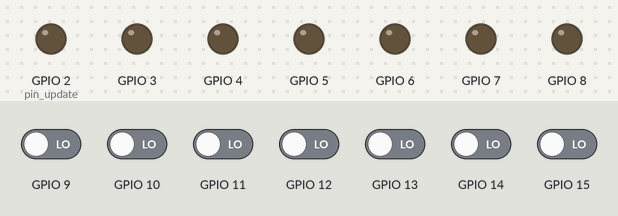
A sketch run on a simulated ESP32. On the bench: output pins drawn as LEDs (lit = HIGH). The inputs (shaded band) are chosen by the test bench; at power-on: GPIO 9–15 LOW. What the sketch prints to the serial monitor is not drawn.

Above: at 3.2 s.
3.3 s: GPIO 9 driven HIGH
At 3.9 s:
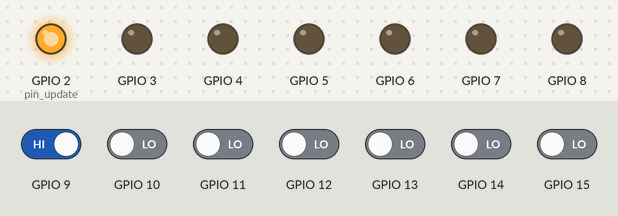
4.8 s: GPIO 10 driven HIGH
At 6.0 s:
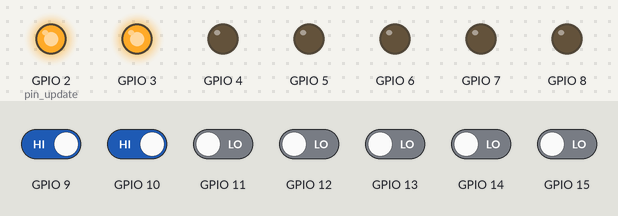
6.3 s: GPIO 11 driven HIGH
At 7.4 s:
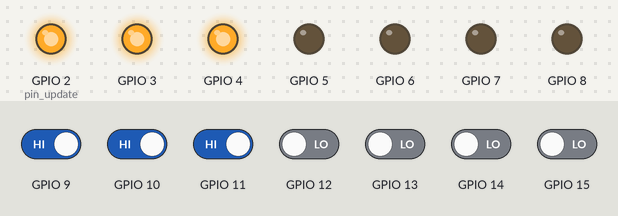
7.8 s: GPIO 12 driven HIGH
At 8.5 s:
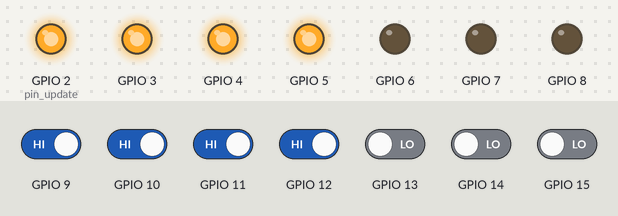
9.3 s: GPIO 13 driven HIGH
At 9.7 s:
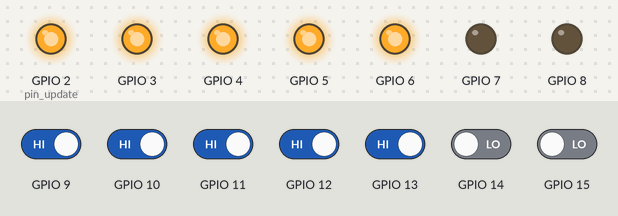
10.8 s: GPIO 14 driven HIGH
At 12.1 s:
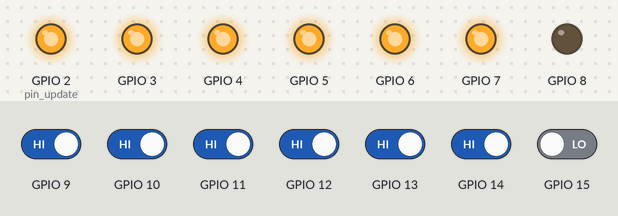
Timing chart, 0 to 13.3 s (numbered marks = the images above; inputs shaded):
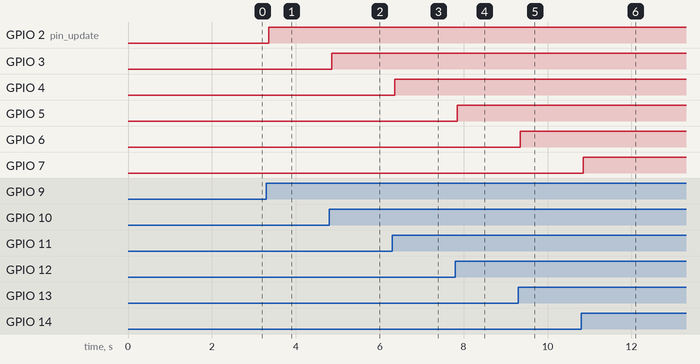

Measured:
- after the input at 3.3 s, GPIO 2 (pin_update): LOW → HIGH after 0.05 s
- after the input at 4.8 s, GPIO 3: LOW → HIGH after 0.05 s
- after the input at 6.3 s, GPIO 4: LOW → HIGH after 0.05 s
- after the input at 7.8 s, GPIO 5: LOW → HIGH after 0.05 s
- after the input at 9.3 s, GPIO 6: LOW → HIGH after 0.05 s
- after the input at 10.8 s, GPIO 7: LOW → HIGH after 0.05 s

The sketch:

arduino.ino
```cpp
/*
 * myTimerEvent() updated
 * we remove delay and replaced by changing
 * pin number
 */
#include "Ticker.h"
#include <Arduino_JSON.h>
#include <ArduinoJson.h>

//********************* Variables declaration **********************

JSONVar switch_status; // Last status of switch
JSONVar last_status; // Last status of switch


unsigned long lastDebounceTime[7]; // the last time the output pin was toggled - 6: the feedback numbers
unsigned long debounceDelay = 50; // the debounce time; increase if the output flickers - 25 = 50, 30 = 60...

int pin_update = 2;


void sendBlynk(int pin, int value){
  StaticJsonDocument<200> doc;
  doc["pin"] = pin;
  doc["value"] = value;
  serializeJson(doc, Serial);
}


void value99()
{
   int x = 0;
   for (int i=2; i<9; i++){
      if (digitalRead(i) == 1){
        x++;
      }
   }
   sendBlynk(99, x);
}


void myTimerEvent()
{
   sendBlynk(pin_update, digitalRead(pin_update));
   value99();
   pin_update++;
   if (pin_update==9)pin_update=2;
}


Ticker timer(myTimerEvent, 500);


void setup(){
 Serial.begin(9600);
 delay(2000);

 for (int i=2; i<9; i++){
    pinMode(i, OUTPUT);
    digitalWrite(i, LOW);
 }


 for (int i=9; i<16; i++){
    pinMode(i, INPUT);
    switch_status[String(i)] = 0 ;
    last_status[String(i)] = 0 ;
 }


 timer.start();
}

void loop()
{
    timer.update();

    while (Serial.available()) {
      StaticJsonDocument<300> doc;
      DeserializationError err = deserializeJson(doc, Serial);
      if (err == DeserializationError::Ok)
      {
        Serial.print("pin: ");
        Serial.println(doc["pin"].as<int>());
        Serial.print("value: ");
        Serial.println(doc["value"].as<int>());
        int pin = doc["pin"].as<int>();
        int value = doc["value"].as<int>();
        if (pin > 1 && pin < 9){
          digitalWrite(pin, !digitalRead(value));
          value99();
        }

      }
      else
      {
        // Print error to the "debug" serial port
        Serial.print("deserializeJson() returned ");
        Serial.println(err.c_str());

        // Flush all bytes in the "link" serial port buffer
        while (Serial.available() > 0)
          Serial.read();
      }
    }


    for (int i =9; i<16 ; i++){
      int reading = digitalRead(i);
      if (reading != (int)last_status[String(i)]){
         lastDebounceTime[i-9] = millis();
         last_status[String(i)] = reading;
      }
      if ((millis() - lastDebounceTime[i-9]) > debounceDelay)
      {
         if (reading != (int)switch_status[String(i)]){
             switch_status[String(i)] = reading;
             if (reading == HIGH){
               digitalWrite(i-7, !digitalRead(i-7));
               sendBlynk(i-7, digitalRead(i-7));
               value99();
             }
         }
      }

    }


}
```
